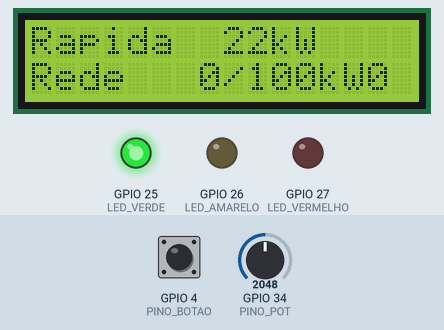
Bench run of a sketch on a simulated ESP32. Shown: 16×2 character LCD, output pins drawn as LEDs (lit = HIGH). The inputs (shaded band) are chosen by the test bench; at power-on: GPIO 4 (PINO_BOTAO) HIGH, GPIO 34 (PINO_POT) = 2048. WiFi joins after 1.5 s; servers stay silent unless stated; uploads are accepted with an empty reply; what the sketch prints to the serial monitor is not drawn.

Above: at 3.1 s.
3.2 s: GPIO 4 (PINO_BOTAO) pulled LOW for 0.15 s
At 4.3 s:
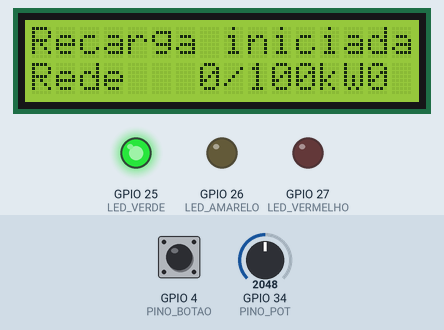
9.3 s: GPIO 34 (PINO_POT) set to 2771
At 10.5 s:
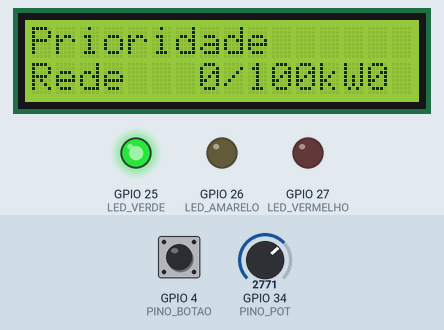
10.8 s: GPIO 34 (PINO_POT) set to 2702
At 11.2 s:
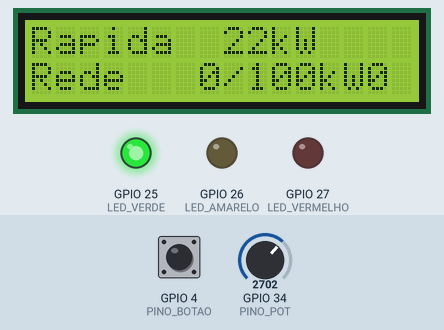
12.3 s: GPIO 34 (PINO_POT) set to 1435
13.8 s: GPIO 34 (PINO_POT) set to 1309
At 14.2 s:
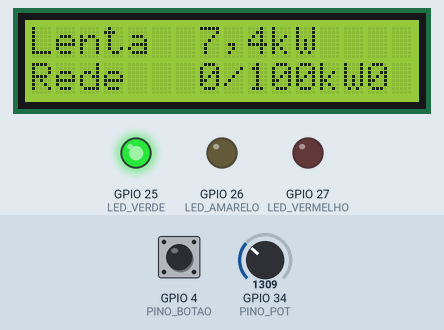
Timing chart, 0 to 16.3 s (numbered marks = the images above; inputs shaded):
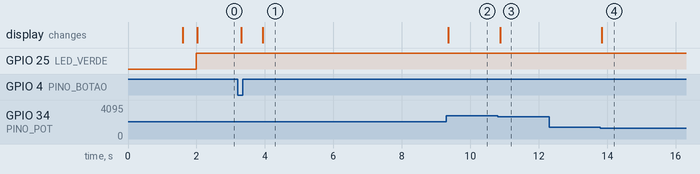

Measured:
- the behaviour switches between 2731 and 2730 on GPIO 34 (PINO_POT) (found by bisection; images 2 and 3)
- the behaviour switches between 1366 and 1365 on GPIO 34 (PINO_POT) (found by bisection; images 3 and 4)
- after the input at 3.2 s, the display: first changes after 0.11 s (image 1 shows a later state)
- after the input at 9.3 s, the display: changes after 0.06 s (image 2)
- after the input at 10.8 s, the display: changes after 0.08 s (image 3)
- after the input at 12.3 s, every drawn part: stays the same
- after the input at 13.8 s, the display: changes at once (image 4)

The sketch:

sketch.ino
```cpp
/*
 * ChargeGrid Intelligence — Totem do carregador GoodWe HCA (simulado no Wokwi)
 * ---------------------------------------------------------------------------
 * ESP32 que faz o papel do controlador de um ponto de recarga:
 *   - Potenciômetro (GPIO 34): o cliente escolhe o tipo de recarga
 *       (Lenta 7,4 kW | Rápida 22 kW | Prioridade).
 *   - Botão (GPIO 4): inicia a recarga -> chama start_session() no Supabase,
 *       que registra o carro e gera o OCPP StartTransaction.
 *       A sessão aparece no dashboard React em ~2 s.
 *   - A cada 5 s: chama tick() (redistribui a potência e encerra recargas
 *       completas) e get_demanda() (lê a demanda total).
 *   - LCD 16x2 I2C: tipo escolhido + demanda atual / limite.
 *   - LEDs: verde = folga | amarelo = carros carregando | vermelho = >= 95% do limite.
 *
 * Integração: ESP32 --HTTPS (REST/RPC)--> Supabase <--RPC/Realtime-- Dashboard
 *
 * Antes de rodar, preencha SUPABASE_URL e SUPABASE_ANON_KEY (mesmos valores
 * do .env do front). A anon key é pública por design; a segurança vem do RLS.
 */

#include <WiFi.h>
#include <WiFiClientSecure.h>
#include <HTTPClient.h>
#include <ArduinoJson.h>
#include <LiquidCrystal_I2C.h>

// ---------- Configuração ----------
const char* WIFI_SSID = "Wokwi-GUEST";   // rede do simulador Wokwi
const char* WIFI_PASS = "";
const char* SUPABASE_URL = "https://SEU-PROJETO.supabase.co";
const char* SUPABASE_ANON_KEY = "COLE_A_ANON_KEY_AQUI";

const char* CLIENTE = "Totem HCA-01";   // aparece como cliente no dashboard
const char* MODELO  = "BYD Dolphin";
const float CAPACIDADE_BATERIA_KWH = 44.9;

const int PINO_POT = 34;
const int PINO_BOTAO = 4;
const int LED_VERDE = 25;
const int LED_AMARELO = 26;
const int LED_VERMELHO = 27;

const unsigned long INTERVALO_MS = 5000;

LiquidCrystal_I2C lcd(0x27, 16, 2);

struct TipoRecarga { const char* id; const char* rotulo; };
const TipoRecarga TIPOS[] = {
  {"lenta", "Lenta  7,4kW"},
  {"rapida", "Rapida  22kW"},
  {"prioridade", "Prioridade"},
};

float demandaKw = 0, limiteKw = 100;
int carregadoresAtivos = 0;
unsigned long ultimaConsulta = 0;
bool botaoAnterior = HIGH;
String mensagem = "";

// ---------- Utilidades ----------
int tipoSelecionado() {
  int leitura = analogRead(PINO_POT);          // 0..4095
  return constrain(leitura * 3 / 4096, 0, 2);
}

// Chama uma função RPC do Supabase. Retorna o código HTTP e preenche resposta.
int chamarRpc(const char* funcao, const String& corpo, String& resposta) {
  if (WiFi.status() != WL_CONNECTED) return -1;
  WiFiClientSecure cliente;
  cliente.setInsecure();                         // simulador: sem validação de certificado
  HTTPClient http;
  String url = String(SUPABASE_URL) + "/rest/v1/rpc/" + funcao;
  http.begin(cliente, url);
  http.addHeader("Content-Type", "application/json");
  http.addHeader("apikey", SUPABASE_ANON_KEY);
  http.addHeader("Authorization", String("Bearer ") + SUPABASE_ANON_KEY);
  int codigo = http.POST(corpo);
  resposta = http.getString();
  http.end();
  return codigo;
}

void atualizarLeds() {
  bool critico = limiteKw > 0 && demandaKw >= 0.95 * limiteKw;
  digitalWrite(LED_VERMELHO, critico);
  digitalWrite(LED_AMARELO, !critico && carregadoresAtivos > 0);
  digitalWrite(LED_VERDE, !critico && carregadoresAtivos == 0);
}

void atualizarLcd() {
  lcd.setCursor(0, 0);
  if (mensagem.length() > 0) {
    lcd.print((mensagem + "                ").substring(0, 16));
  } else {
    lcd.print((String(TIPOS[tipoSelecionado()].rotulo) + "                ").substring(0, 16));
  }
  lcd.setCursor(0, 1);
  char linha[17];
  snprintf(linha, sizeof(linha), "Rede %3.0f/%3.0fkW%c", demandaKw, limiteKw,
           carregadoresAtivos > 9 ? '+' : '0' + carregadoresAtivos);
  lcd.print(linha);
}

// ---------- Ações ----------
void iniciarRecarga() {
  const TipoRecarga& tipo = TIPOS[tipoSelecionado()];
  JsonDocument corpo;
  corpo["p_client_name"] = CLIENTE;
  corpo["p_vehicle_model"] = MODELO;
  corpo["p_charge_type"] = tipo.id;
  corpo["p_battery_capacity_kwh"] = CAPACIDADE_BATERIA_KWH;
  String json, resposta;
  serializeJson(corpo, json);

  mensagem = "Iniciando...";
  atualizarLcd();
  int codigo = chamarRpc("start_session", json, resposta);
  Serial.printf("[start_session] HTTP %d -> %s\n", codigo, resposta.c_str());

  if (codigo == 200) {
    JsonDocument doc;
    if (!deserializeJson(doc, resposta)) {
      Serial.printf("[OCPP] StartTransaction aceito, sessao %d\n", doc["id"].as<int>());
    }
    mensagem = "Recarga iniciada";
  } else if (resposta.indexOf("limite") >= 0) {
    mensagem = "Sem vaga (10/10)";      // regra de negócio do banco
  } else {
    mensagem = "Erro HTTP " + String(codigo);
  }
}

void consultarSistema() {
  String resposta;
  int codigo = chamarRpc("tick", "{}", resposta);           // avança a simulação
  if (codigo != 200 && codigo != 204) {
    Serial.printf("[tick] HTTP %d -> %s\n", codigo, resposta.c_str());
  }

  codigo = chamarRpc("get_demanda", "{}", resposta);
  if (codigo == 200) {
    JsonDocument doc;
    if (!deserializeJson(doc, resposta)) {
      demandaKw = doc["currentKw"] | 0.0;
      limiteKw = doc["limitKw"] | 100.0;
      carregadoresAtivos = doc["activeChargers"] | 0;
      Serial.printf("[demanda] %.1f / %.0f kW | %d carros\n", demandaKw, limiteKw, carregadoresAtivos);
    }
  } else {
    Serial.printf("[get_demanda] HTTP %d -> %s\n", codigo, resposta.c_str());
  }
}

// ---------- Ciclo principal ----------
void setup() {
  Serial.begin(115200);
  pinMode(PINO_BOTAO, INPUT_PULLUP);
  pinMode(LED_VERDE, OUTPUT);
  pinMode(LED_AMARELO, OUTPUT);
  pinMode(LED_VERMELHO, OUTPUT);

  lcd.init();
  lcd.backlight();
  lcd.print("ChargeGrid HCA");
  lcd.setCursor(0, 1);
  lcd.print("Conectando WiFi");

  WiFi.begin(WIFI_SSID, WIFI_PASS, 6);
  while (WiFi.status() != WL_CONNECTED) {
    delay(250);
    Serial.print(".");
  }
  Serial.println("\nWiFi conectado");
  Serial.println("[OCPP] BootNotification -> ChargeGrid HCA-01 online");
  lcd.clear();
  consultarSistema();
  ultimaConsulta = millis();
}

void loop() {
  bool botao = digitalRead(PINO_BOTAO);
  if (botaoAnterior == HIGH && botao == LOW) {   // borda de descida = clique
    iniciarRecarga();
    consultarSistema();
    ultimaConsulta = millis();
  }
  botaoAnterior = botao;

  if (millis() - ultimaConsulta >= INTERVALO_MS) {
    consultarSistema();
    ultimaConsulta = millis();
    mensagem = "";                     // limpa o aviso depois de um ciclo
  }

  atualizarLeds();
  atualizarLcd();
  delay(50);
}
```
